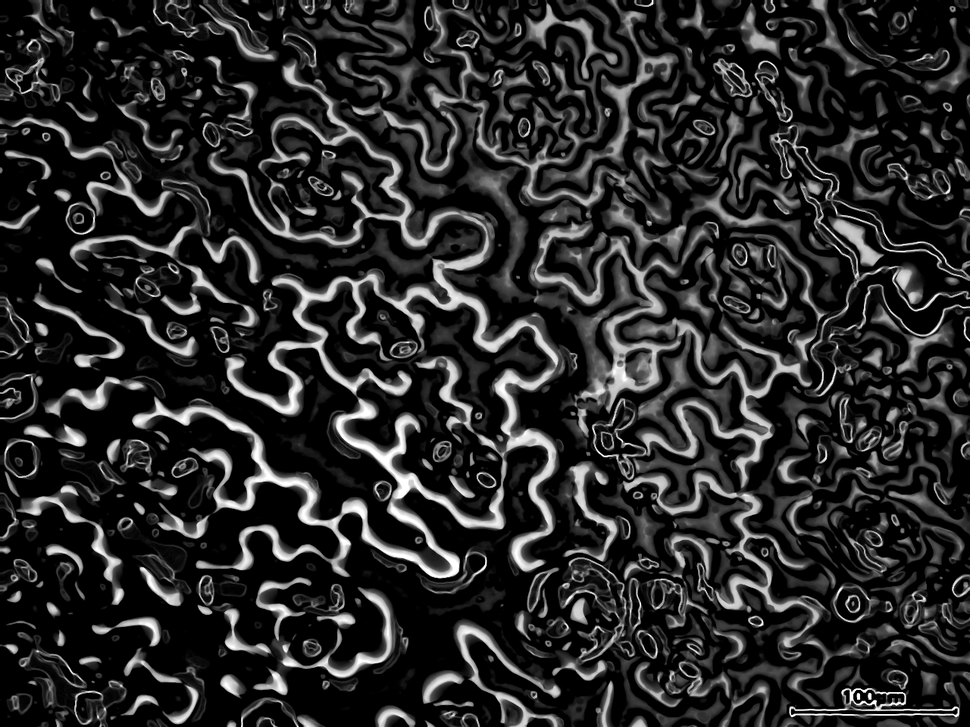
#> input picture check.png, 970 x 727 px, shrunk from 1280 x 960 before the run, given in place of hdg2-2_1_5_3_A.avi, which was not available
$ python clah_yoo_3.py
#> lines starting #> are read from the running program, lines starting #| are printed output that depends on the picture; after the words box and inside, x2 and y2 are one past the last pixel; in counts of white or black regions, pixels touching at a corner belong together; pictures that were not available may be replaced by others from this repository, and a replacement may not be noted

# Python code for Background subtraction using OpenCV
import numpy as np
import cv2
iter = 0
OUT = None
VIDEO = 'hdg2-2_1_5_3_A.avi'
cap = cv2.VideoCapture(VIDEO)
#kernel = cv2.getStructuringElement(cv2.MORPH_ELLIPSE,(3,3))
fgbg = cv2.createBackgroundSubtractorMOG2()
#fgbg = cv2.createBackgroundSubtractorKNN()
#this doesn't support to image processing
#fgbg = cv2.createBackgroundSubtractorGMG()
clahe = cv2.createCLAHE(clipLimit=2.0, tileGridSize=(8,8))
#fgbg = bgs.SuBSENSE()
while True:
    ret, frame = cap.read()
#> frame is the input picture: shape (727, 970, 3); min 0, max 255, mean 40.9
    if iter == 0:
        # <<<< you werejust saving the first frame and adding nothing to it
        OUT = frame[:, :, 0].astype('float64')*0
#> OUT: shape (727, 970) float64; every value is 0
        cell = frame[:, :, 0].astype('float64')*0
    if ret == False:
        break
    #filtered = np.copy(frame)
    gray = cv2.cvtColor(frame, cv2.COLOR_BGR2GRAY).astype('uint8')
################for stoma################
    gray_filtered = cv2.inRange(gray, 156, 255)
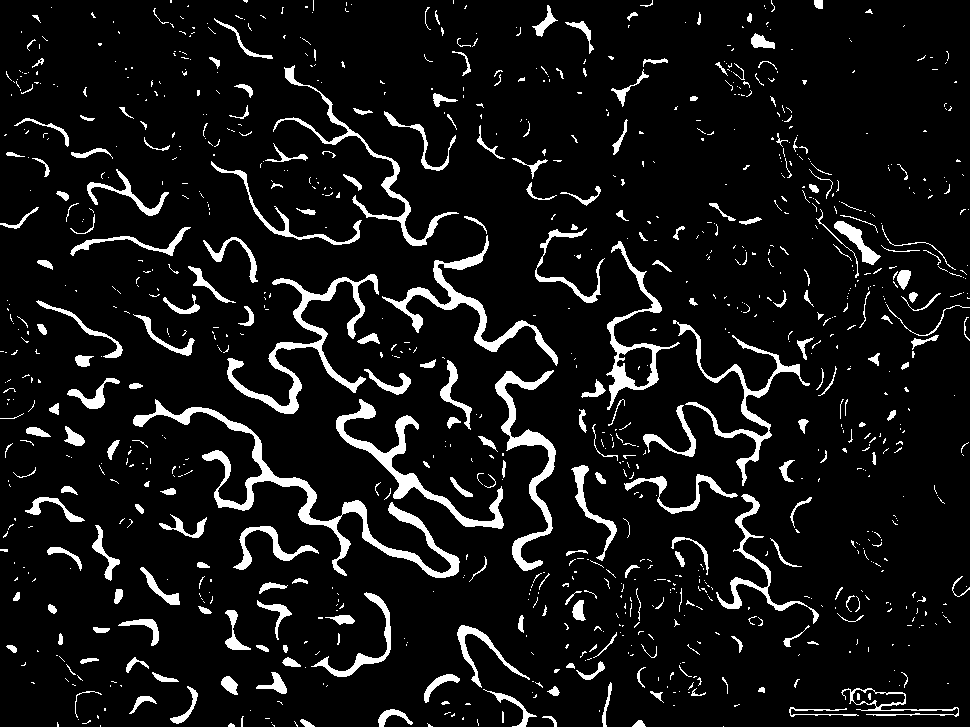
#> gray_filtered: shape (727, 970); 8.3% white; 1009 white regions (748 under 20 px), largest, box (x1, y1, x2, y2) and area: (133, 399, 460, 578) 5130, (227, 274, 379, 414) 3220, (336, 399, 504, 529) 2773
    #gray_filtered = cv2.inRange(blur, 176, 255)
    fgmask = fgbg.apply(gray_filtered)
    #fgmask = cv2.morphologyEx(fgmask, cv2.MORPH_OPEN, kernel)
    cla1=clahe.apply(fgmask)
    blur = cv2.GaussianBlur(cla1, (5, 5), 5)
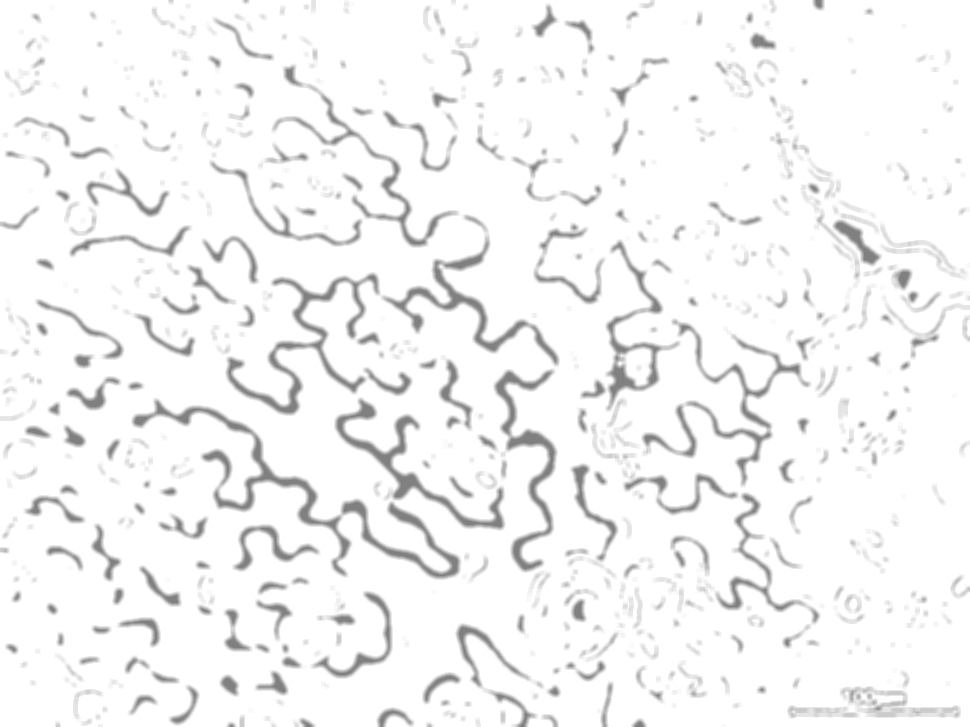
#> blur: shape (727, 970); min 128, max 255, mean 244.5
    edges = cv2.Canny(blur, 100,200, 1, L2gradient=True)
#> edges: shape (727, 970); 3.5% white in thin lines or dots
################for cell edges#############
    gray_filtered2 = cv2.inRange(gray, 176, 255)
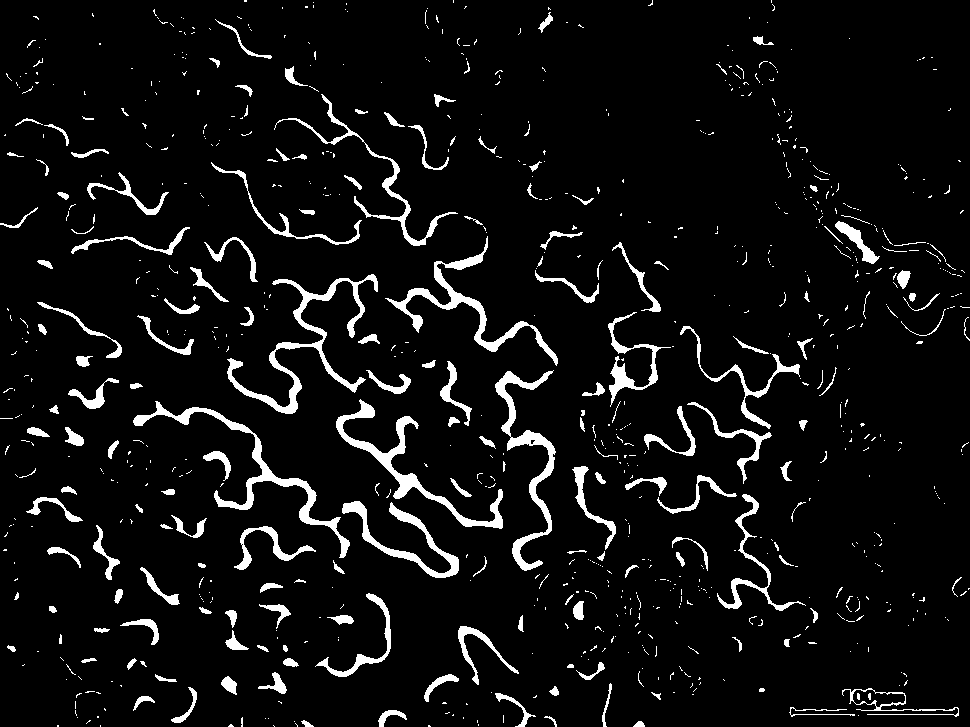
#> gray_filtered2: shape (727, 970); 6.3% white; 864 white regions (683 under 20 px), largest, box (x1, y1, x2, y2) and area: (227, 274, 378, 414) 2876, (133, 401, 350, 558) 2623, (336, 399, 503, 529) 2555
    #gray_filtered = cv2.inRange(blur, 176, 255)
    fgmask2 = fgbg.apply(gray_filtered2)
#> fgmask2: shape (727, 970); 2% white in thin lines or dots
    #fgmask = cv2.morphologyEx(fgmask, cv2.MORPH_OPEN, kernel)
    cla2=clahe.apply(fgmask2)
#> cla2: shape (727, 970); values 3 (black) and 255 (white), 2% white in thin lines or dots
    blur2 = cv2.GaussianBlur(cla2, (5, 5), 5)
    edges2 = cv2.Canny(blur2, 100,200, 1, L2gradient=True)
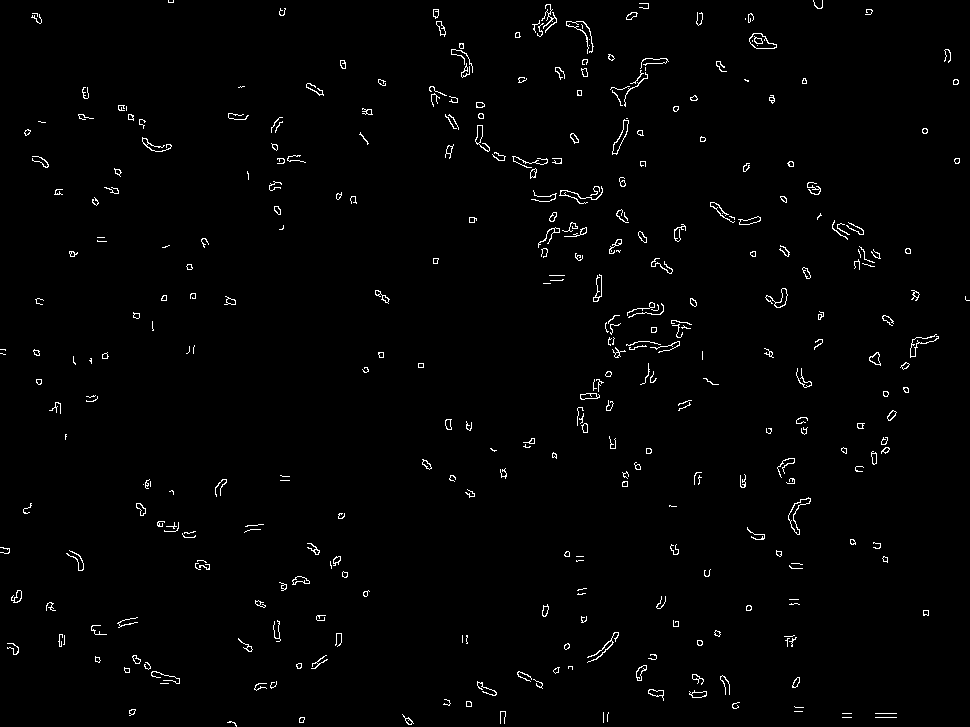
#> edges2: shape (727, 970); 1.4% white in thin lines or dots
    cv2.imshow("this 2nd edges",edges2)
#################combine output############
    edges+=edges2
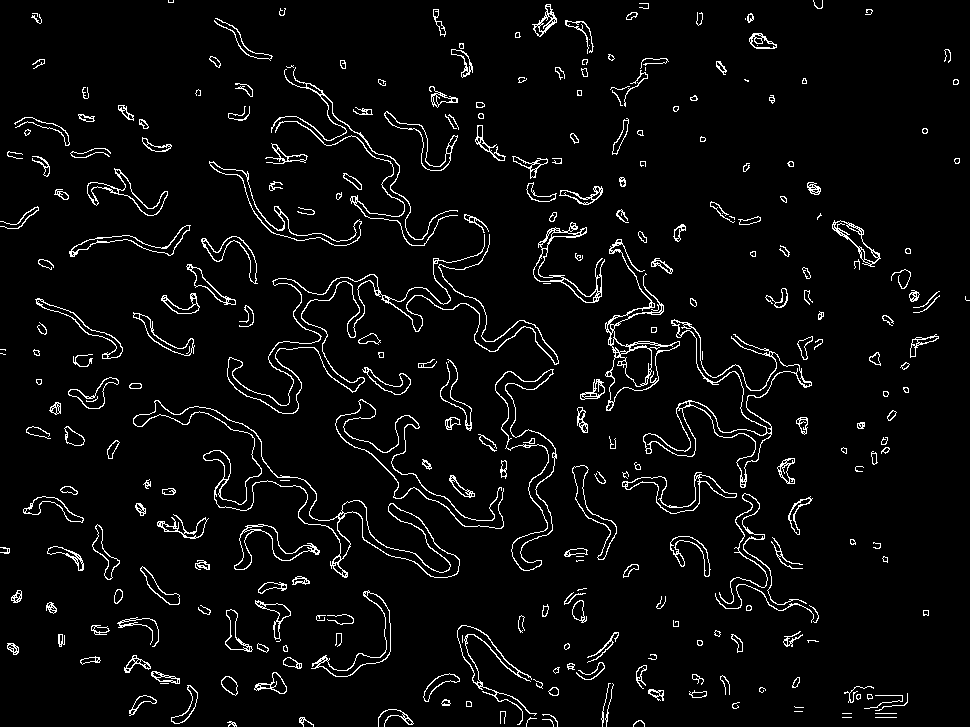
#> edges: shape (727, 970); min 0, max 255, mean 11.4
    #cv2.imshow("this this combination",edges)

    cv2.rectangle(gray_filtered, (10, 2), (100,20), (255,255,255), -1)
    cv2.putText(gray_filtered, str(cap.get(cv2.CAP_PROP_POS_FRAMES)), (15, 15),
               cv2.FONT_HERSHEY_SIMPLEX, 0.5 , (0,0,0))
    OUT += edges
    cv2.imshow('fgmask', blur)
    cv2.imshow('frame',gray_filtered )
    iter += 1
    k = cv2.waitKey(30) & 0xff
#> (key Esc is pressed here)
    if k == 27:
        break
cap.release()
cv2.destroyAllWindows()
cv2.imwrite(VIDEO.replace('.avi','yoo_3.png'), ((OUT*255/iter)).astype("uint8"))
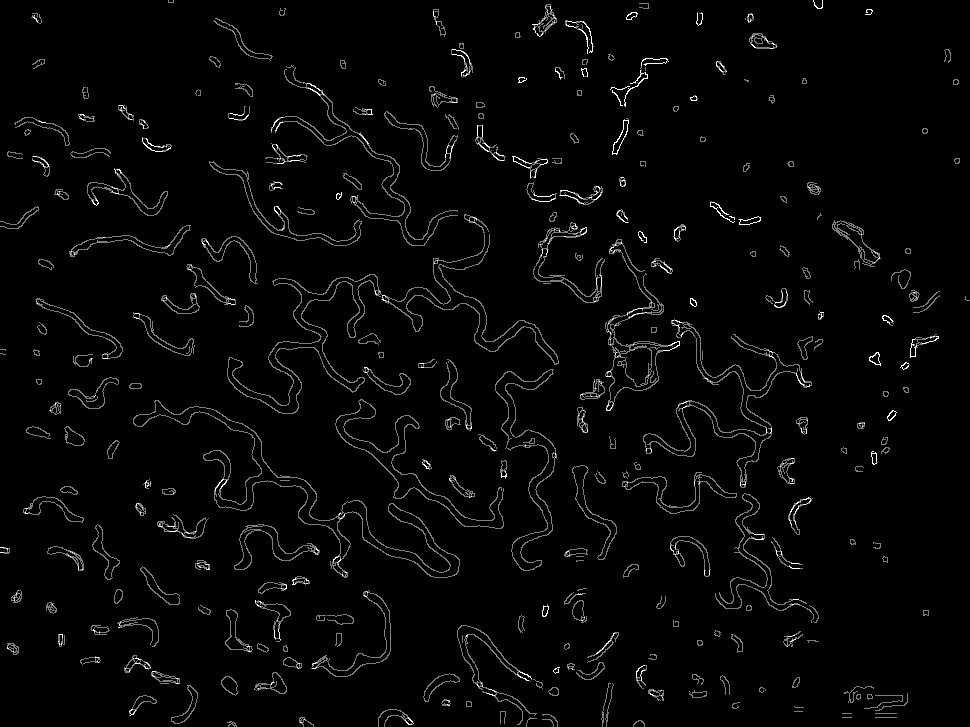
#> saved as hdg2-2_1_5_3_Ayoo_3.png: shape (727, 970); min 0, max 2, mean 0.0495; drawn with min black and max white

$ run again, on hdg2-2_1_5_3_AEric_Mine.png
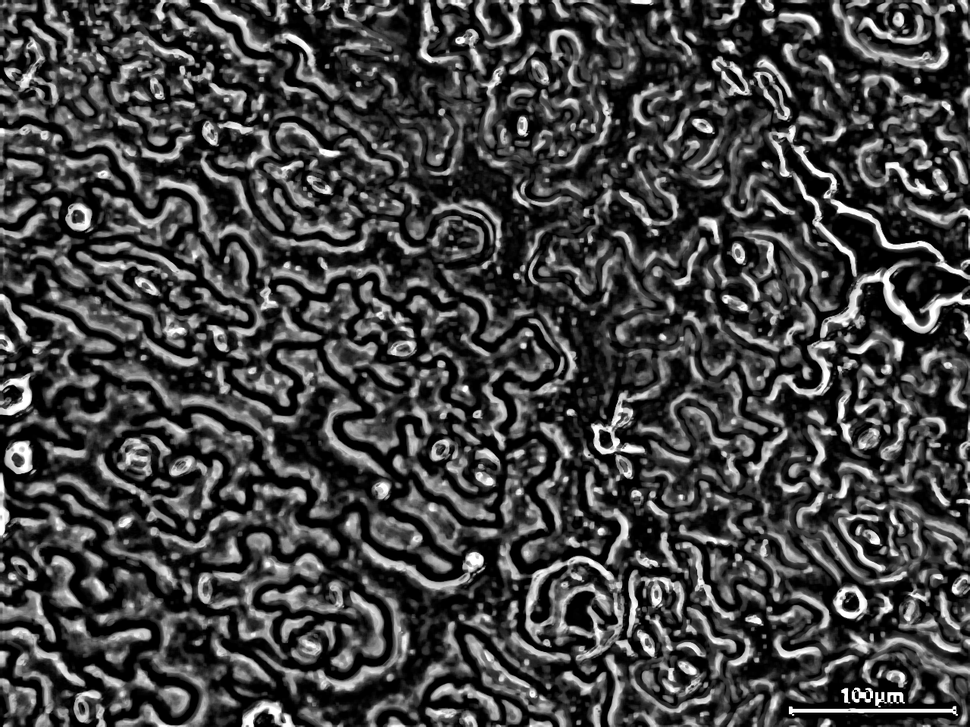
#> input picture hdg2-2_1_5_3_AEric_Mine.png, 970 x 727 px, shrunk from 1280 x 960 before the run, given in place of hdg2-2_1_5_3_A.avi, which was not available
#> frame is the input picture: shape (727, 970, 3); min 0, max 255, mean 66.5
#> `gray_filtered = cv2.inRange(gray, 156, 255)`:
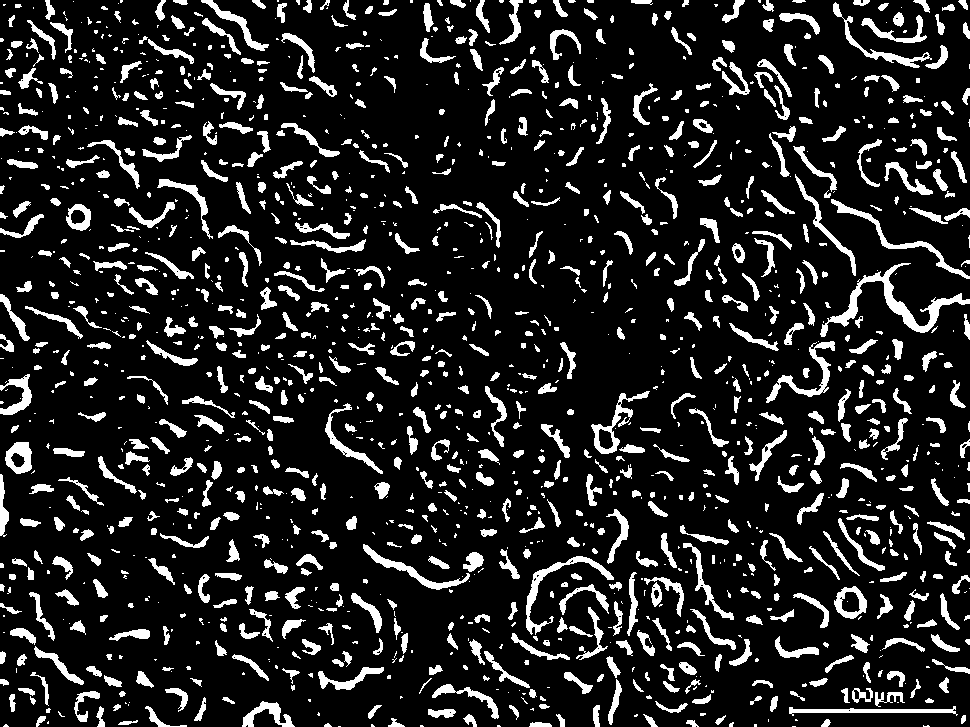
#> gray_filtered: shape (727, 970); 13.6% white; 1524 white regions (667 under 20 px), largest, box (x1, y1, x2, y2) and area: (820, 263, 970, 337) 1907, (526, 556, 614, 635) 947, (831, 199, 970, 279) 900
#> gray_filtered2: shape (727, 970); 8.8% white; 1384 white regions (714 under 20 px), largest, box (x1, y1, x2, y2) and area: (821, 264, 970, 337) 1730, (831, 200, 970, 279) 841, (526, 556, 614, 616) 657
#> fgmask2: shape (727, 970); 4.8% white in thin lines or dots
#> cla2: shape (727, 970); values 3 (black) and 255 (white), 4.8% white in thin lines or dots
#> edges2: shape (727, 970); 5.6% white in thin lines or dots
#> `cv2.imwrite(VIDEO.replace('.avi','yoo_3.png'), ((OUT*255/iter)).astype..`:
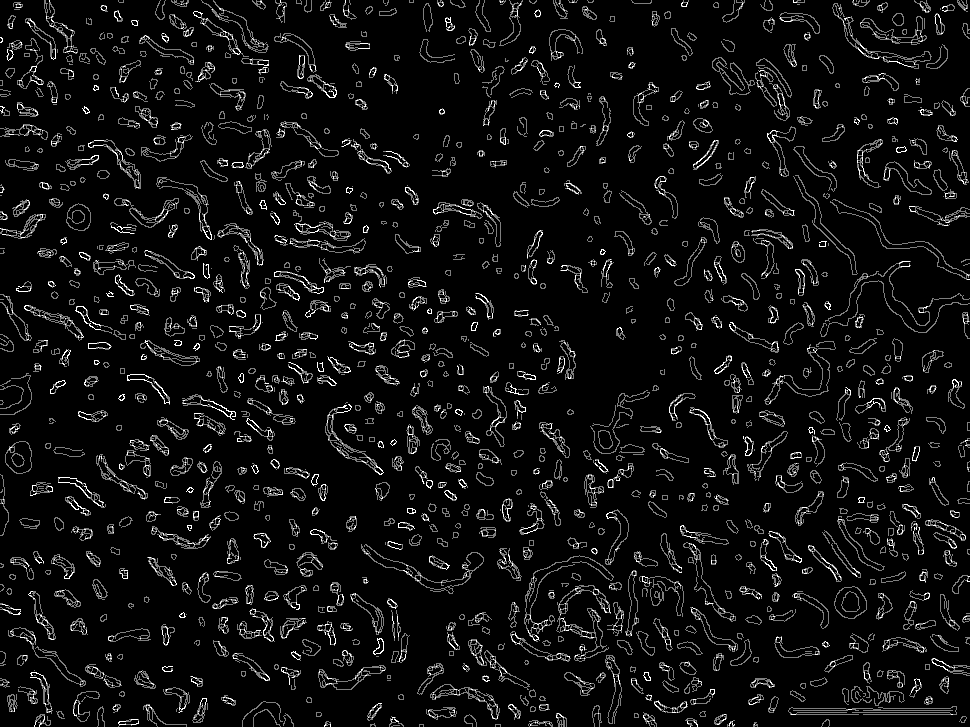
#> saved as hdg2-2_1_5_3_Ayoo_3.png: shape (727, 970); min 0, max 2, mean 0.126; drawn with min black and max white
